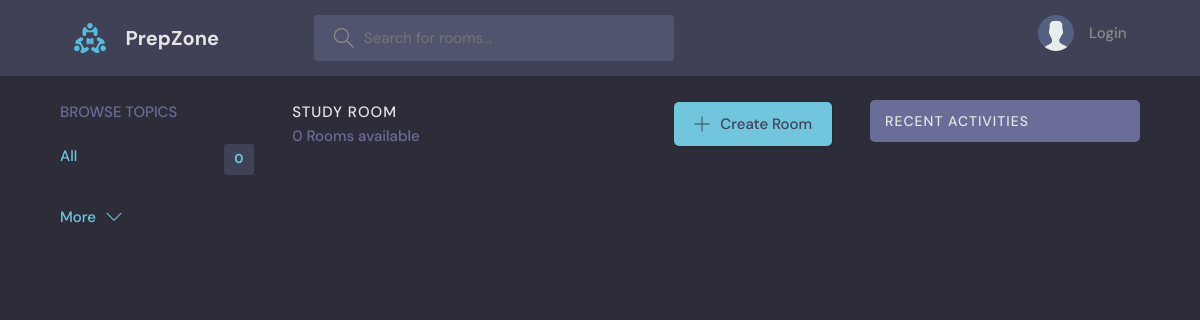
/?q=Python, run on an earlier commit of the app's database.
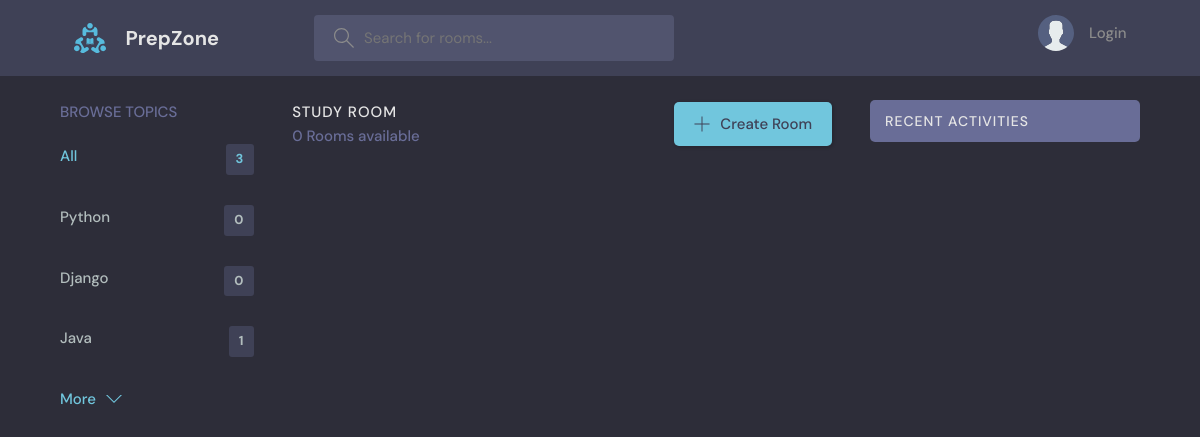
And on a later commit of the database.
### base/models.py (models this page shows, shortened)
class Topic(models.Model):
     name = models.CharField(max_length=200)

### base/views.py (the view)
# urls.py: path('',views.home,name="home"),
def home(request):
    q = request.GET.get('q') if request.GET.get('q') != None else ''
    rooms = Room.objects.filter(
        Q(topic__name__icontains=q) |
        Q(name__icontains=q) |
        Q(description__icontains=q)
    )
    topics = Topic.objects.all()[0:5]
    room_count = rooms.count()
    room_messages = Message.objects.filter(Q(room__topic__name__icontains=q))
    context = {'rooms':rooms,'topics':topics,'room_count':room_count,'room_messages':room_messages,'room_count':room_count}
    return render(request,'base/home.html',context)

### base/templates/base/home.html (shortened to what this page needs)
{% extends 'main.html' %}
{% block content %}
<main class="layout layout--3">
  <div class="container">
     {% include 'base/topics_component.html' %}
    <div class="roomList">
      <div class="roomList__header">
        <div>
          <h2>Study Room</h2>
          <p>{{room_count}} Rooms available</p>
        </div>
        <a class="btn btn--main" href="{% url 'create-room' %}">
          <svg version="1.1" xmlns="http://www.w3.org/2000/svg" width="32" height="32" viewBox="0 0 32 32">
            <title>add</title>
            <path
              d="M16.943 0.943h-1.885v14.115h-14.115v1.885h14.115v14.115h1.885v-14.115h14.115v-1.885h-14.115v-14.115z"
            ></path>
          </svg>
          Create Room
        </a>
      </div>
    </div>
    {% include 'base/activity_component.html' %}
  </div>
</main>
{% endblock content %}

### base/templates/base/topics_component.html
<div class="topics">
    <div class="topics__header">
    <h2>Browse Topics</h2>
    </div>
    <ul class="topics__list">
    <li>
        <a href="{% url 'home' %}" class="active">All <span>{{topics.count}}</span></a>
    </li>
    {% for topic in topics %}
    <li>
        <a href="{% url 'home' %}?q={{topic.name}}">{{topic.name}}<span>{{topic.room_set.all.count}}</span></a>
    </li>
    {% endfor %}
    </ul>
    <a class="btn btn--link" href="{% url 'topics' %}">
    More
    <svg version="1.1" xmlns="http://www.w3.org/2000/svg" width="32" height="32" viewBox="0 0 32 32">
        <title>chevron-down</title>
        <path d="M16 21l-13-13h-3l16 16 16-16h-3l-13 13z"></path>
    </svg>
    </a>
</div>

What changed in the data, as far as the page shows it:
added Topic: name "Python", room_set.all.count "0"
added Topic: name "Django", room_set.all.count "0"
added Topic: name "Java", room_set.all.count "1"
Also different on the page:
{{ topics.count }}: "0" → "3"
